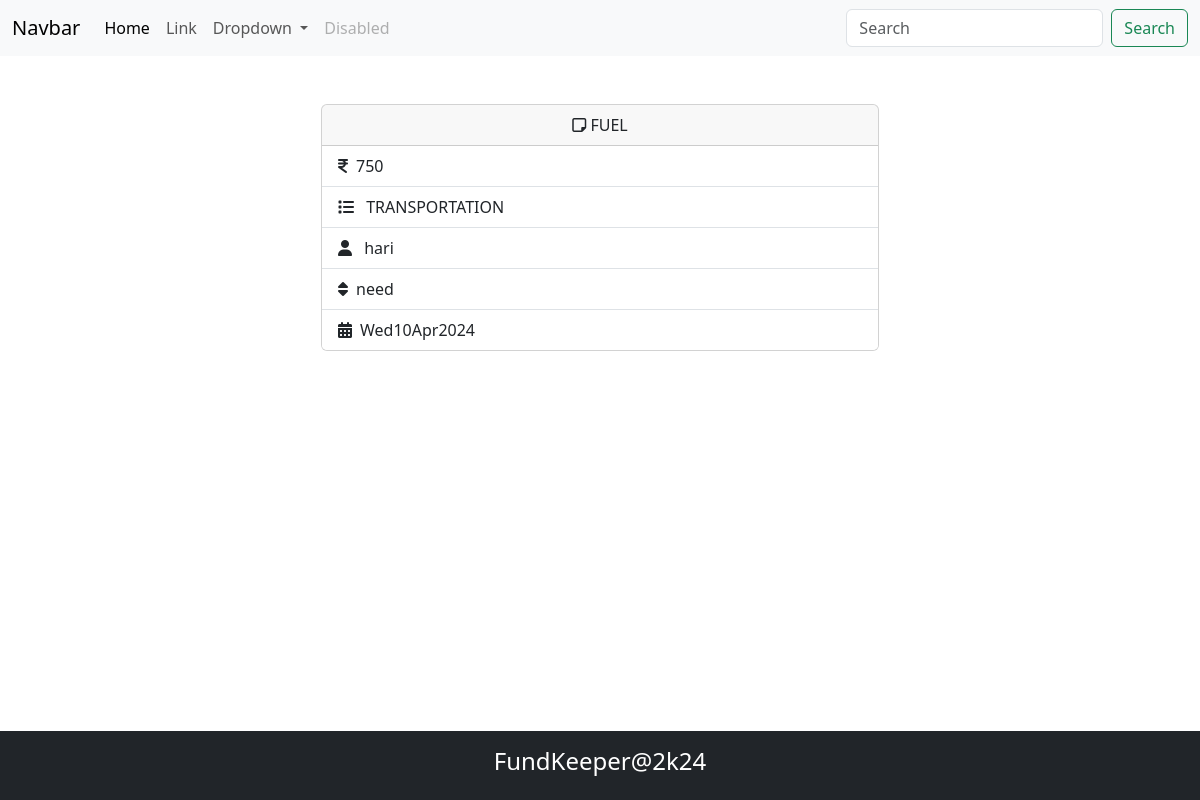
Page /expense/2/ on the earlier database version.
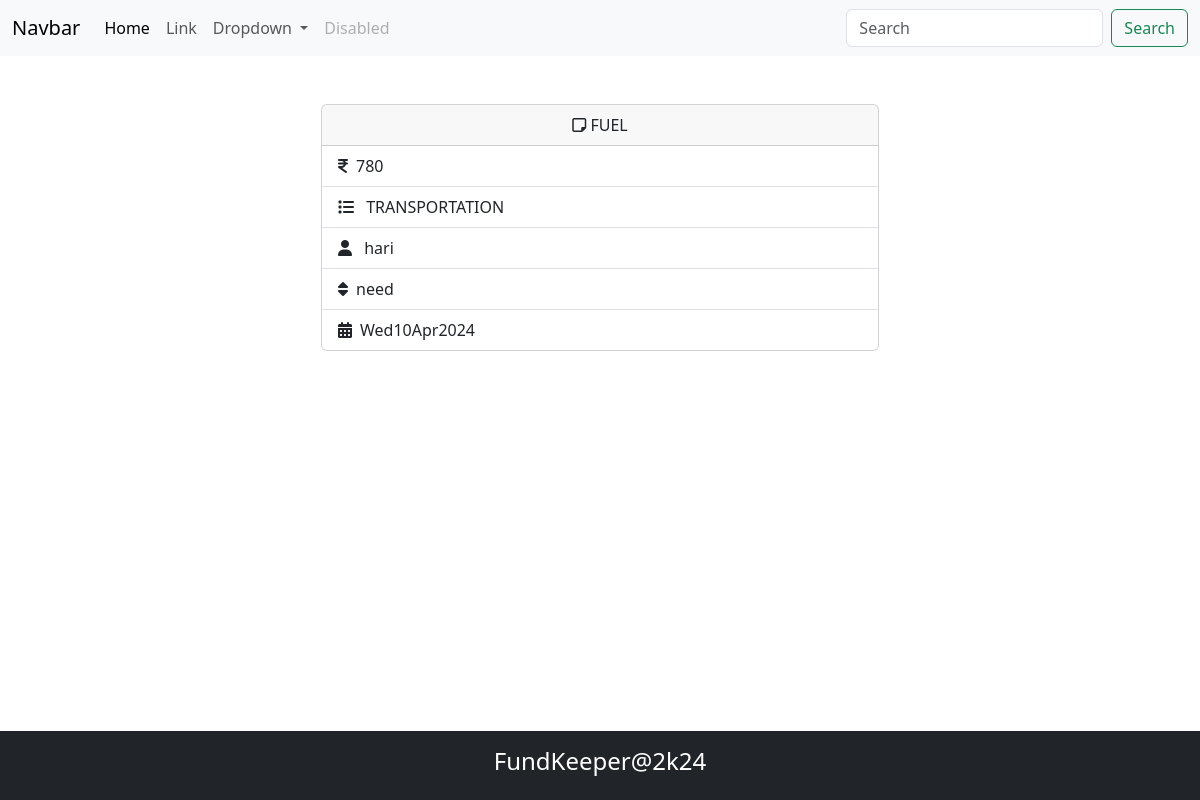
Same page on the later database version.
### budget/models.py (models this page shows, shortened)
class Expense(models.Model):
    title=models.CharField(max_length=200)
    amount=models.PositiveIntegerField()
    expense_categories = (
        ("Housing", "Housing"),
        ("Transportation", "Transportation"),
        ("Food", "Food"),
        ("Health", "Health"),
        ("Entertainment", "Entertainment"),
        ("DebtPayments", "Debt Payments"),
        ("PersonalCare", "Personal Care"),
        ("Education", "Education"),
        ("Savings", "Savings"),
        ("Miscellaneous", "Miscellaneous")
    )
    category=models.CharField(max_length=200,choices=expense_categories,default="Miscellaneous")
    owner=models.CharField(max_length=200)
    created_date=models.DateTimeField(auto_now_add=True)
    priority_options=(
        ("need","need"),
        ("want","want")
    )
    priority=models.CharField(max_length=200,choices=priority_options,default="need")

### budget/views.py (the view)
# urls.py: path("expense/<int:pk>/",views.ExpenseDetailView.as_view(),name="expense-detail"),
class ExpenseDetailView(View):
    def get(self,request,*args,**kwargs):
        id = kwargs.get("pk")
        qs = Expense.objects.get(id=id)
        return render(request,"expense_detail.html",{"data":qs})

### budget/templates/expense_detail.html
{%extends 'base.html'%}
{%block main_block%}
   <div class="container d-flex justify-content-center">
        <div class="card w-50 mt-5">
            <div class="card-header text-center">
                <i class="fa-regular fa-note-sticky"></i> {{data.title|upper}}
            </div>
            <ul class="list-group list-group-flush">
            <li class="list-group-item"> <i class="fa-solid fa-indian-rupee-sign me-2"></i>{{data.amount}}</li>
            <li class="list-group-item"><i class="fa-solid fa-list me-2"></i> {{data.category|upper}}</li>
            <li class="list-group-item"><i class="fa-solid fa-user me-2"></i> {{data.owner}}</li>
            <li class="list-group-item"><i class="fa-solid fa-sort me-2"></i>{{data.priority}}</li>
            <li class="list-group-item"><i class="fa-solid fa-calendar-days me-2"></i>{{data.created_date|date:"DdMY"}}</li>
            </ul>
        </div>
    </div>
{%endblock%}

Differences in the rows shown:
changed Expense "FUEL": amount "750" → "780"
